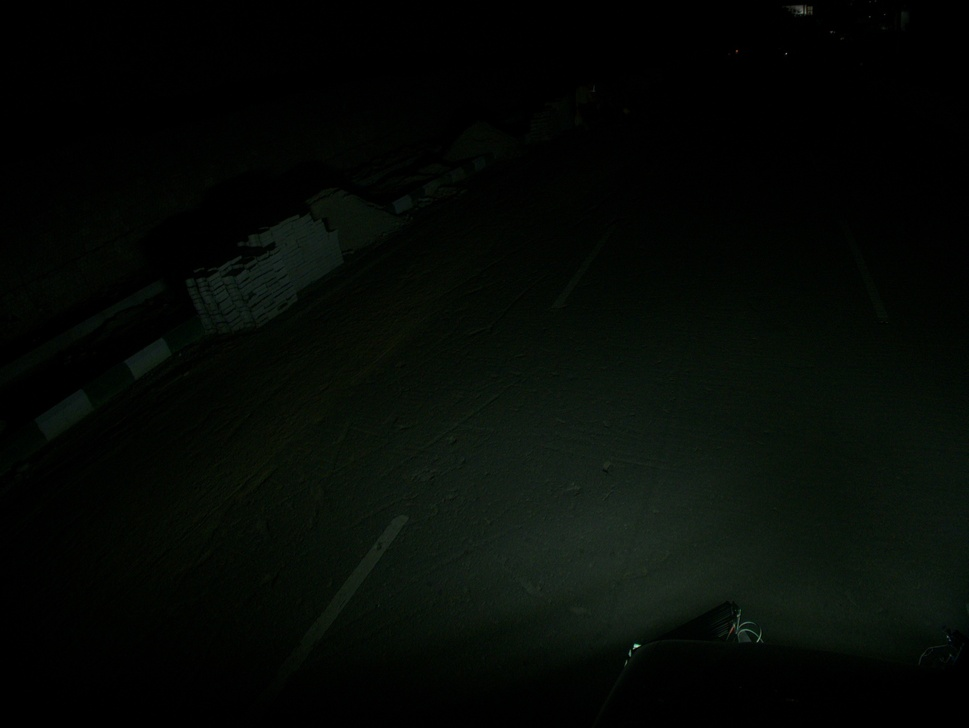
#> input picture openCV/gamma_correction/sample_images/b.jpg, 969 x 728 px, shrunk from 2048 x 1540 before the run, found by its file name
$ python gamma_correction.py
#> lines starting #> are read from the running program, lines starting #| are printed output that depends on the picture

import cv2
import numpy as np

# input_img_path = r'D:\Night_HAWK\Data\ex_5K\2022_06_17_kajaguda__To__mountainroad_Lane3_LHS\Asset\Asset1\2022_06_17_22_10_34_568461_Asset1.jpg'
# output_img_path = r'D:\Night_HAWK\Data\ex_5K\converted\assest_1_2.6gamma1.jpg'
input_img_path = "E:\\Coding\\Python\\openCV\\gamma_correction\\sample_images\\b.jpg"

output_img_path = "E:\\Coding\\Python\\openCV\\gamma_correction\\sample_images\\bb.jpg"


def gammaCorrection(src, gamma):
    invGamma = 1 / gamma

    table = [((i / 255) ** invGamma) * 255 for i in range(256)]
    table = np.array(table, np.uint8)

    return cv2.LUT(src, table)


img = cv2.imread (input_img_path)
#> img is the input picture: shape (728, 969, 3); mean B, G, R 5.5, 9.3, 5.2
print(img.shape)
#| (728, 969, 3)
# crp_img = img[700:1300,100:2048]
gammaImg = gammaCorrection(img, 2.6)
#> in gammaCorrection, `return cv2.LUT(src, table)`:
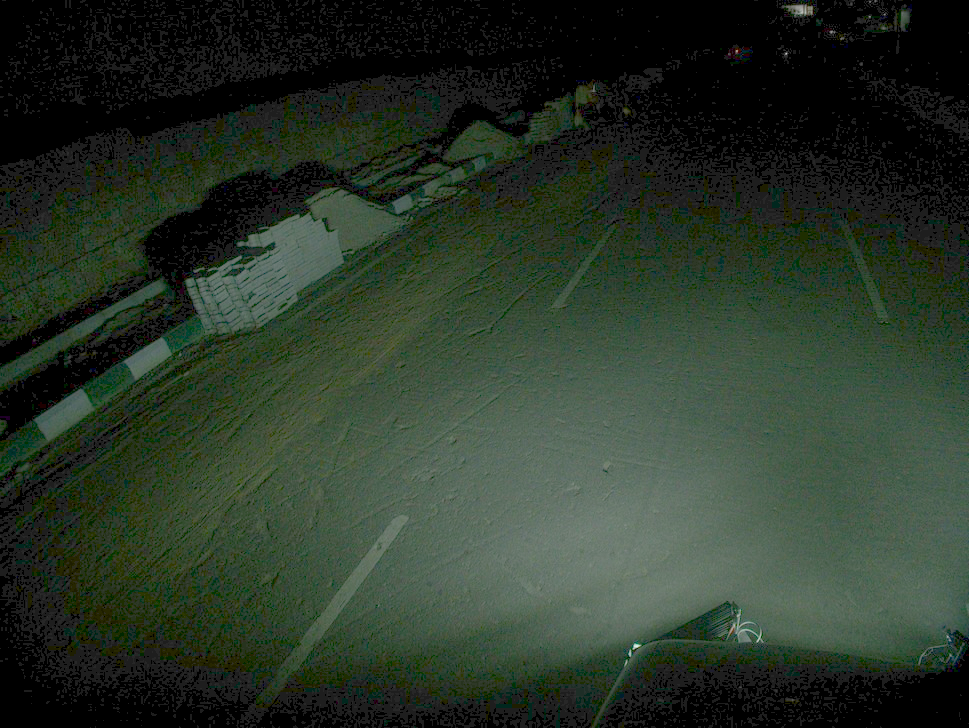
#> returned value: shape (728, 969, 3); mean of channels 0, 1, 2 40.7, 54, 41.6; drawn as B, G, R
denoise = cv2.fastNlMeansDenoisingColored(gammaImg,None,3,3,7,21)
# [7 lines of commented-out code are left out]

cv2.imwrite(output_img_path,gammaImg)
print("--------image saved-------")
print("--------Done!--------")

$ run again, with openCV/gamma_correction/sample_images/2022_06_17_22_10_42_453429_Asset1.jpg copied over openCV/gamma_correction/sample_images/b.jpg
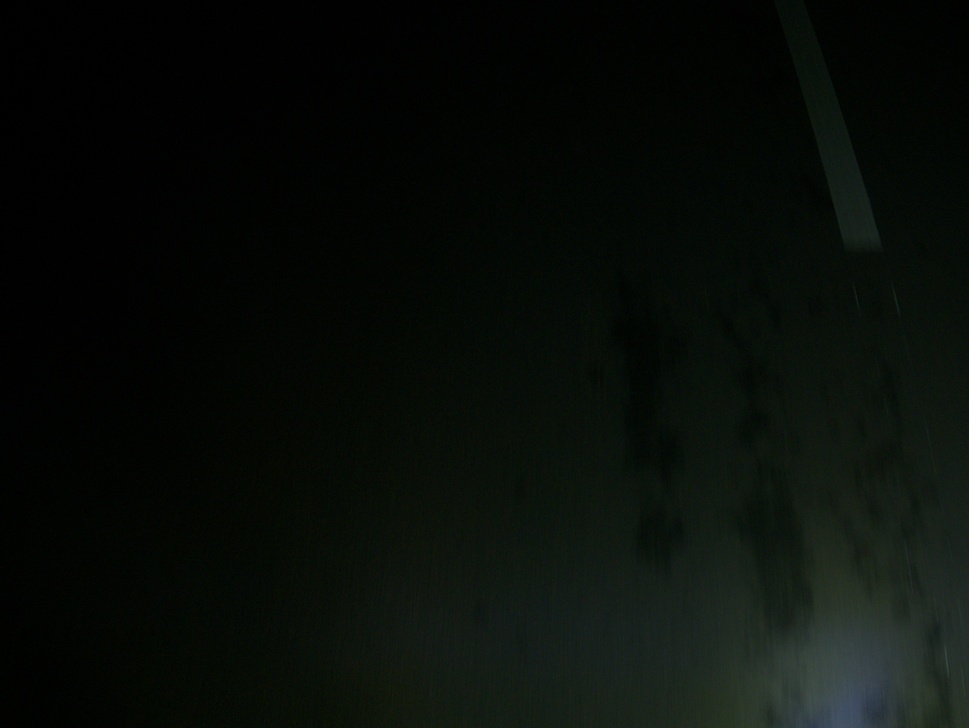
#> input picture openCV/gamma_correction/sample_images/2022_06_17_22_10_42_453429_Asset1.jpg, 969 x 728 px, shrunk from 2048 x 1540 before the run, found by its file name
#> img is the input picture: shape (728, 969, 3); mean B, G, R 8.8, 13, 8.4
#| (728, 969, 3)
#> in gammaCorrection, `return cv2.LUT(src, table)`:
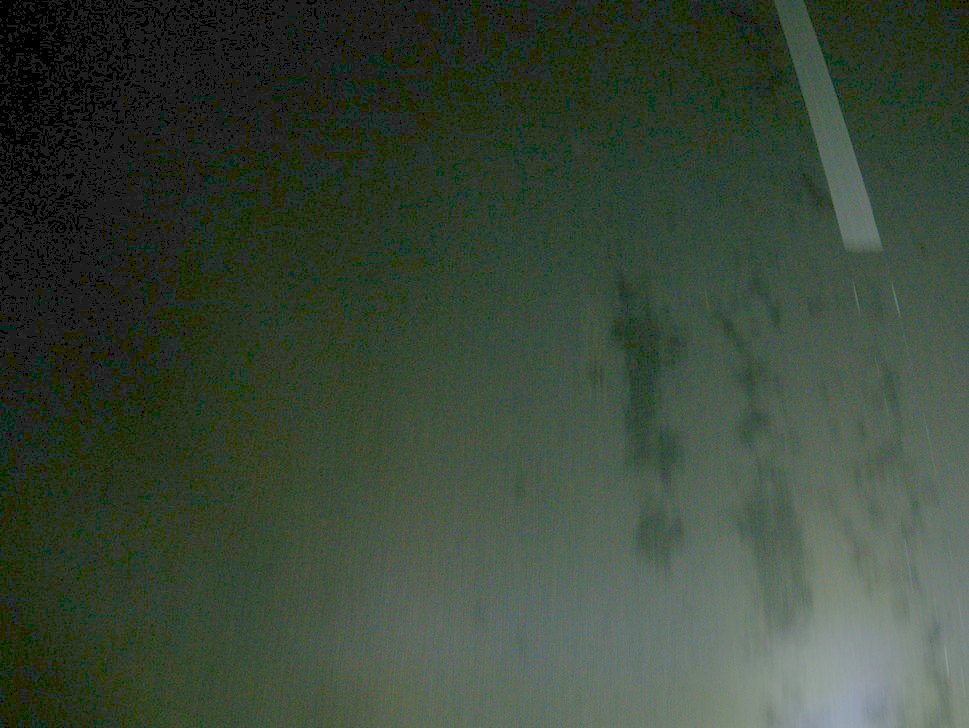
#> returned value: shape (728, 969, 3); mean of channels 0, 1, 2 54.9, 70.5, 57; drawn as B, G, R

$ run again, with openCV/gamma_correction/sample_images/2022_06_17_22_10_43_255991_Asset1.jpg copied over openCV/gamma_correction/sample_images/b.jpg
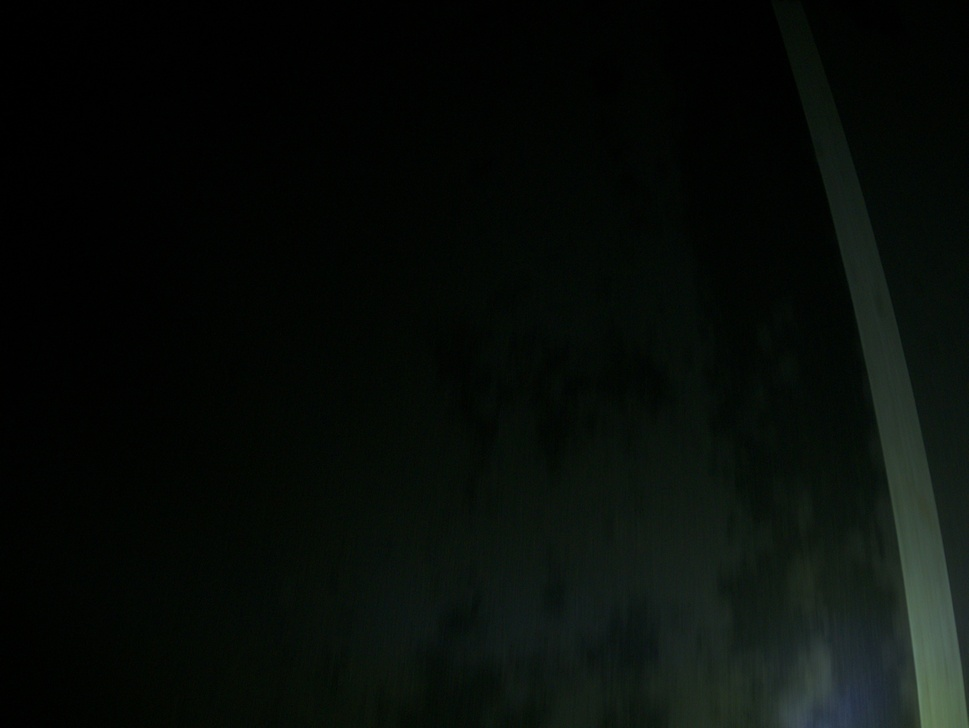
#> input picture openCV/gamma_correction/sample_images/2022_06_17_22_10_43_255991_Asset1.jpg, 969 x 728 px, shrunk from 2048 x 1540 before the run, found by its file name
#> img is the input picture: shape (728, 969, 3); mean B, G, R 8.7, 12.3, 7.5
#| (728, 969, 3)
#> in gammaCorrection, `return cv2.LUT(src, table)`:
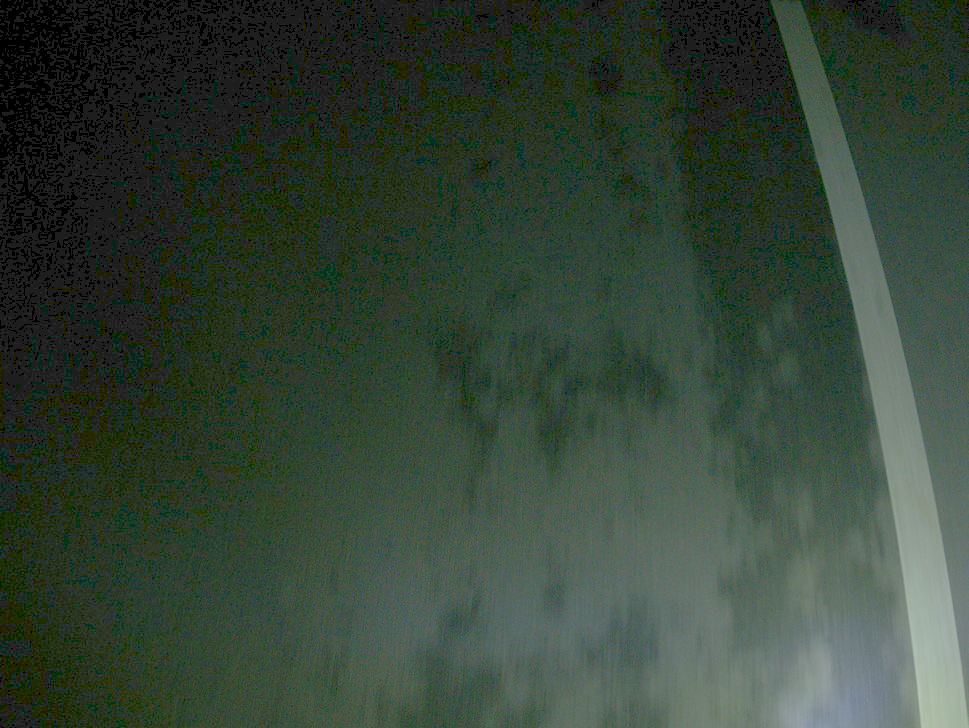
#> returned value: shape (728, 969, 3); mean of channels 0, 1, 2 53.7, 67.5, 52.3; drawn as B, G, R

$ run again, with openCV/gamma_correction/sample_images/2022_06_17_22_10_44_055482_Asset1.jpg copied over openCV/gamma_correction/sample_images/b.jpg
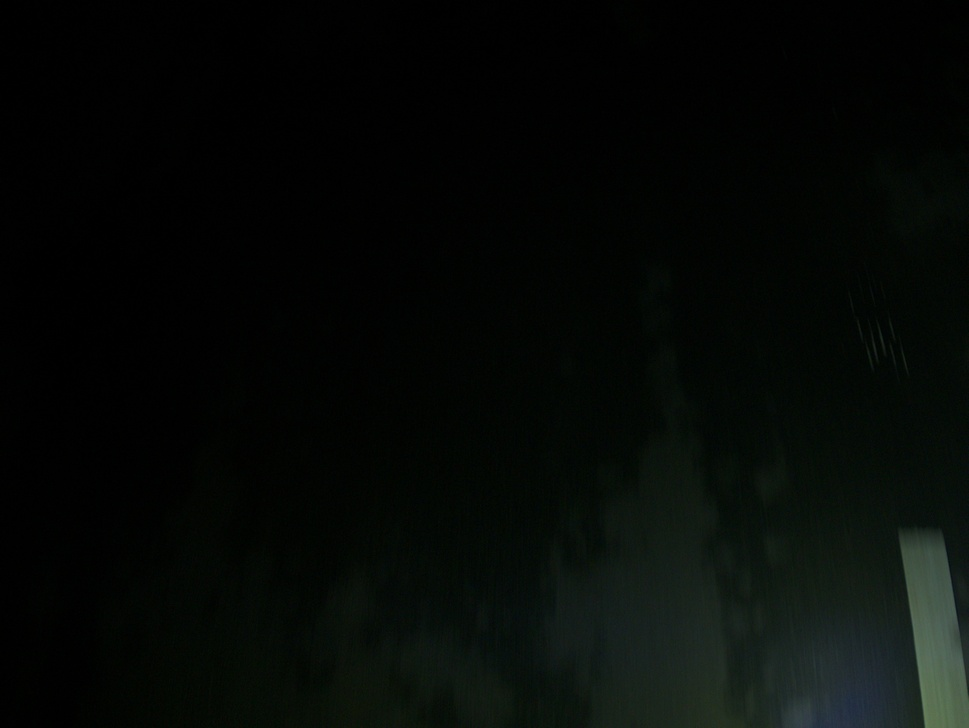
#> input picture openCV/gamma_correction/sample_images/2022_06_17_22_10_44_055482_Asset1.jpg, 969 x 728 px, shrunk from 2048 x 1540 before the run, found by its file name
#> img is the input picture: shape (728, 969, 3); mean B, G, R 6.3, 8.9, 5.5
#| (728, 969, 3)
#> in gammaCorrection, `return cv2.LUT(src, table)`:
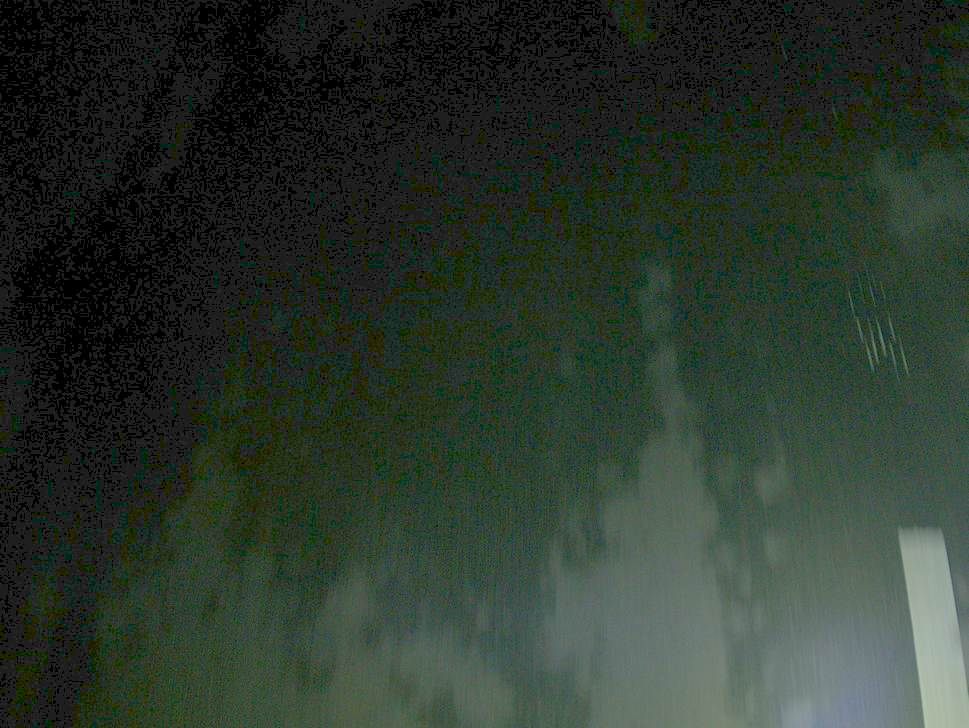
#> returned value: shape (728, 969, 3); mean of channels 0, 1, 2 43.9, 54.4, 43; drawn as B, G, R
